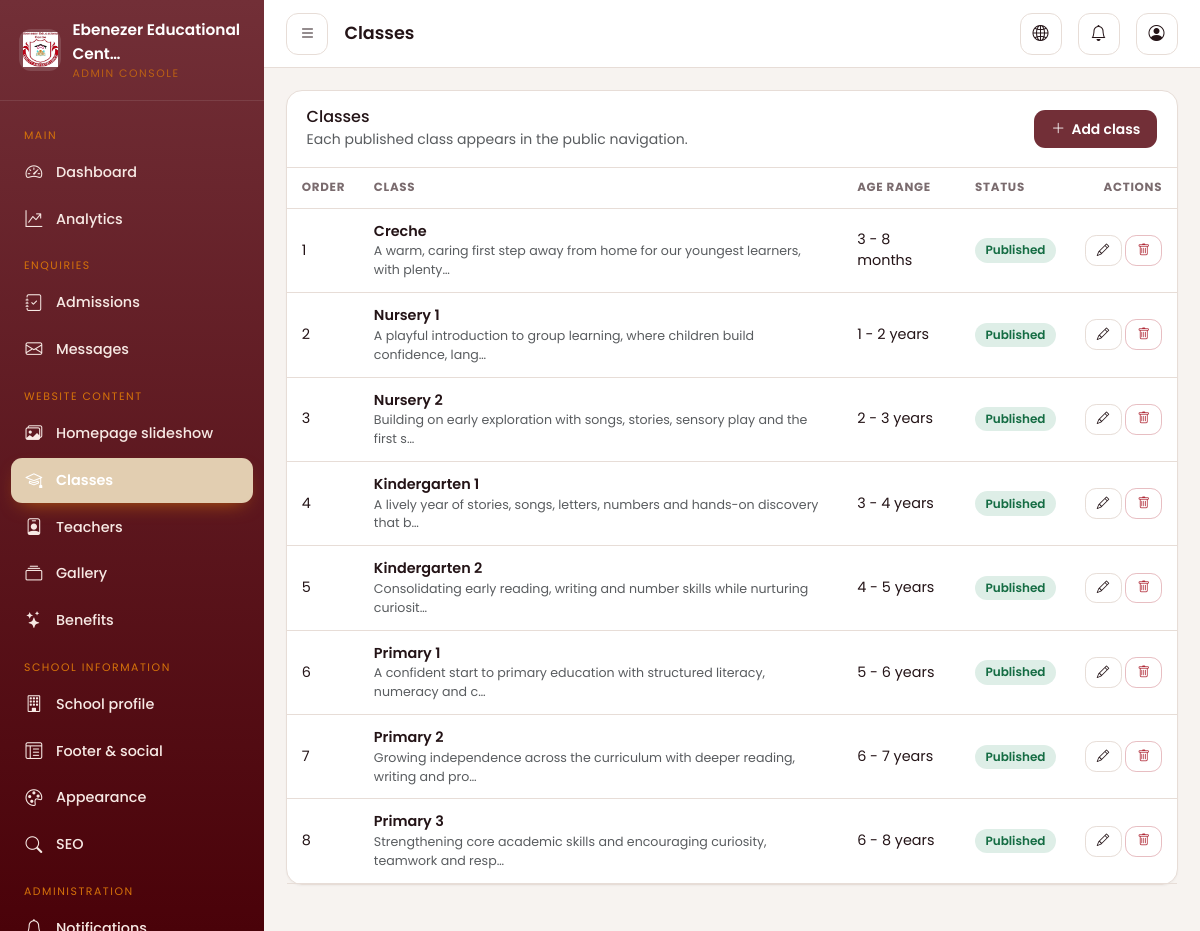
The app's page /dashboard/classes/ (signed in), older data.
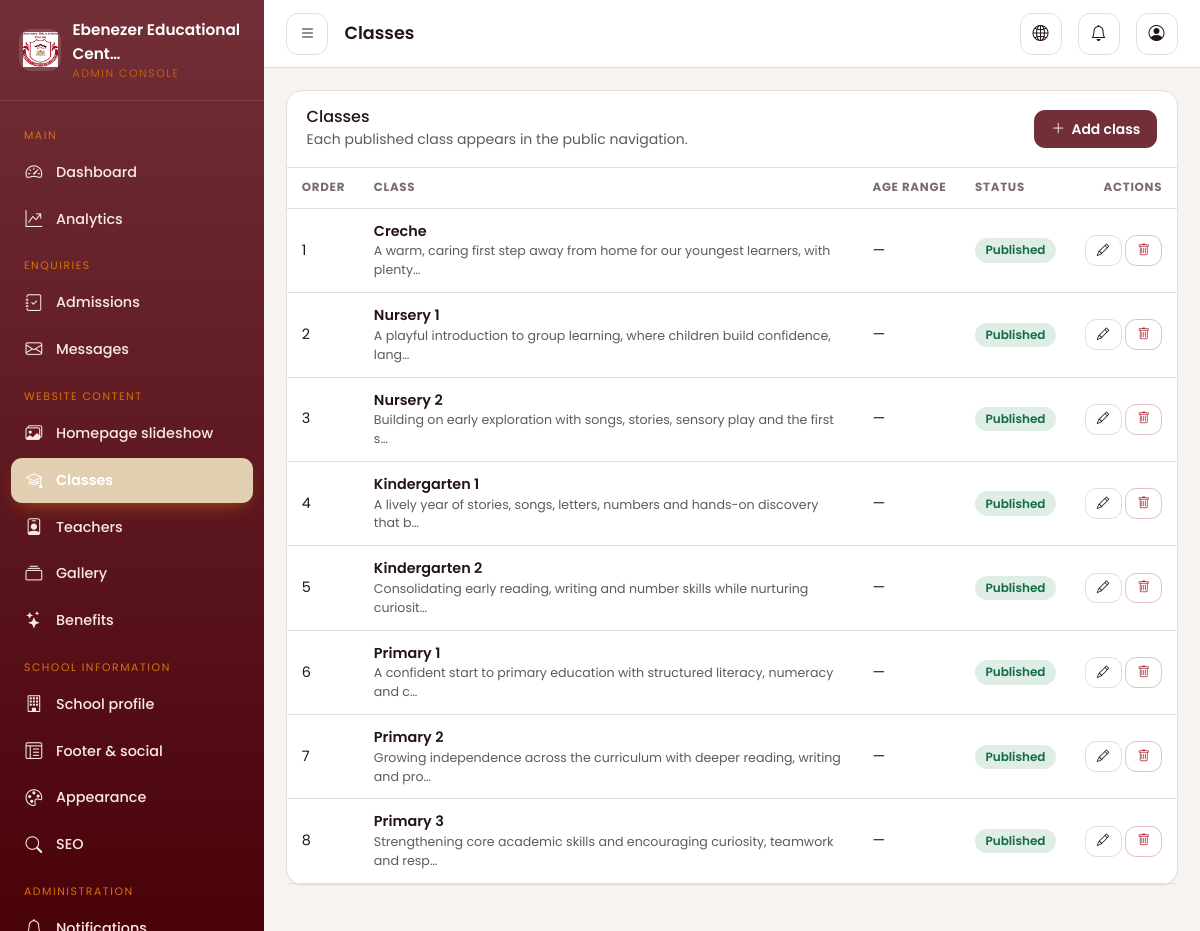
The same page, newer data.
### apps/academics/models.py (models this page shows, shortened)
class ClassLevel(TimeStampedModel):
    name = models.CharField(max_length=100, unique=True)
    slug = models.SlugField(max_length=120, unique=True, blank=True)
    short_introduction = models.CharField(max_length=255, blank=True)
    overview = models.TextField(
        blank=True, help_text="Full description shown on the class detail page."
    )
    age_range = models.CharField(
        max_length=60,
        blank=True,
        help_text="Only shown publicly when 'Show age range' is enabled.",
    )
    show_age_range = models.BooleanField(
        default=False,
        help_text="Publish the age range once it has been confirmed by the school.",
    )
    developmental_focus = models.CharField(
        max_length=200, blank=True, help_text="Short summary of the focus for this class."
    )
    image = models.ImageField(
        upload_to="classes/", blank=True, null=True, validators=[ImageValidator()]
    )
    hero_image = models.ImageField(
        upload_to="classes/", blank=True, null=True, validators=[ImageValidator()]
    )
    group_photo = models.ImageField(
        upload_to="classes/",
        blank=True,
        null=True,
        validators=[ImageValidator()],
        help_text="Approved class group photograph.",
    )
    group_photo_alt = models.CharField(max_length=200, blank=True)
    gallery_album = models.ForeignKey(
        "gallery.GalleryAlbum",
        null=True,
        blank=True,
        on_delete=models.SET_NULL,
        related_name="class_levels",
    )
    display_order = models.PositiveIntegerField(default=0, db_index=True)
    is_published = models.BooleanField(default=True, db_index=True)
    class Meta:
        ordering = ["display_order", "name"]
        verbose_name = "Class"
        verbose_name_plural = "Classes"

### apps/dashboard/views.py (the view)
# urls.py: path("classes/", views.class_list, name="class_list"),
@capability_required("content_manage")
def class_list(request):
    classes = ClassLevel.objects.all().order_by("display_order", "name")
    return render(
        request,
        "dashboard/classes/list.html",
        {"classes": classes, "page_title": "Classes", "active": "classes"},
    )

### apps/accounts/permissions.py (called while the page is built)
def user_can(user, capability: str) -> bool:
    if not getattr(user, "is_authenticated", False):
        return False
    if user.is_superuser:
        return True
    allowed = CAPABILITIES.get(capability, set())
    return bool(get_user_roles(user) & allowed)

def capability_required(capability: str):
    def decorator(view_func):
        @wraps(view_func)
        @login_required
        def _wrapped(request, *args, **kwargs):
            if not user_can(request.user, capability):
                raise PermissionDenied("You do not have permission to do that.")
            return view_func(request, *args, **kwargs)
        return _wrapped
    return decorator

### apps/accounts/templatetags/permissions.py (called while the page is built)
@register.filter(name="can")
def can(user, capability: str) -> bool:
    return user_can(user, capability)

### apps/analytics/services.py (called while the page is built)
def should_track(request, path: str) -> bool:
    if request.method != "GET":
        return False
    if request.path.startswith(EXCLUDED_PREFIXES):
        return False
    if is_bot(request.META.get("HTTP_USER_AGENT", "")):
        return False
    return True

### apps/core/models.py (called while the page is built)
    @classmethod
    def _cache_key(cls) -> str:
        return cls.CACHE_KEY or f"singleton:{cls._meta.label}"

### templates/dashboard/classes/list.html
{% extends "dashboard/base.html" %}
{% block content %}
<div class="dash-card">
  <div class="dash-card-head">
    <div>
      <h2 class="h6 mb-0">Classes</h2>
      <span class="text-muted small">Each published class appears in the public navigation.</span>
    </div>
    <a href="{% url 'dashboard:class_create' %}" class="dash-btn dash-btn-primary"><i class="bi bi-plus-lg"></i> Add class</a>
  </div>
  <div class="table-responsive">
    <table class="dash-table">
      <thead><tr><th>Order</th><th>Class</th><th>Age range</th><th>Status</th><th class="text-end">Actions</th></tr></thead>
      <tbody>
        {% for c in classes %}
          <tr>
            <td>{{ c.display_order }}</td>
            <td>
              <div class="fw-semibold">{{ c.name }}</div>
              <div class="text-muted small">{{ c.short_introduction|truncatechars:80 }}</div>
            </td>
            <td>{{ c.age_range|default:"—" }}</td>
            <td>{% if c.is_published %}<span class="pill pill-active">Published</span>{% else %}<span class="pill pill-inactive">Draft</span>{% endif %}</td>
            <td class="text-end text-nowrap">
              <a class="dash-btn dash-btn-light dash-btn-sm" href="{% url 'dashboard:class_update' c.pk %}"><i class="bi bi-pencil"></i></a>
              <a class="dash-btn dash-btn-danger dash-btn-sm" href="{% url 'dashboard:class_delete' c.pk %}"><i class="bi bi-trash"></i></a>
            </td>
          </tr>
        {% empty %}
          <tr><td colspan="5" class="text-center text-muted py-5">No classes yet.</td></tr>
        {% endfor %}
      </tbody>
    </table>
  </div>
</div>
{% endblock %}

Row changes from the older to the newer data that the page shows:
changed ClassLevel "Creche": age_range "3 - 8 months" → "—"
changed ClassLevel "Nursery 1": age_range "1 - 2 years" → "—"
changed ClassLevel "Nursery 2": age_range "2 - 3 years" → "—"
changed ClassLevel "Kindergarten 1": age_range "3 - 4 years" → "—"
changed ClassLevel "Kindergarten 2": age_range "4 - 5 years" → "—"
changed ClassLevel "Primary 1": age_range "5 - 6 years" → "—"
changed ClassLevel "Primary 2": age_range "6 - 7 years" → "—"
changed ClassLevel "Primary 3": age_range "6 - 8 years" → "—"
